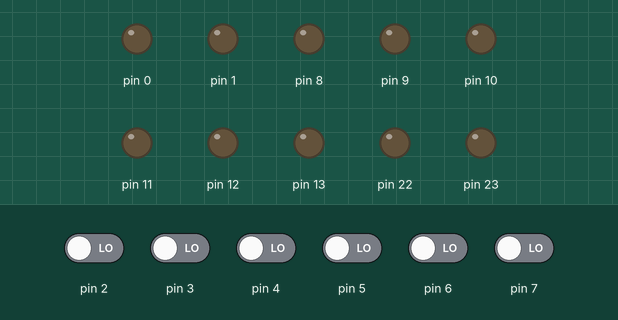
The sketch below on a simulated Arduino Uno, built with avr-gcc and run on an emulated ATmega328P. Parts: output pins drawn as LEDs (lit = HIGH). Inputs (shaded band) come from the test bench; at power-on: pin 2–7 LOW.

Above: at 1.2 s.
1.3 s: pin 2 driven HIGH
At 1.8 s:
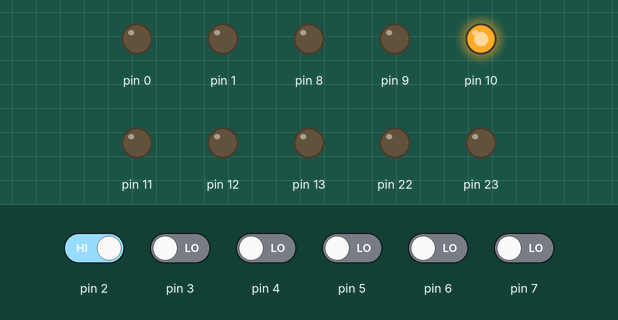
Timing chart, 0 to 4.3 s (numbered marks = the images above; inputs shaded):
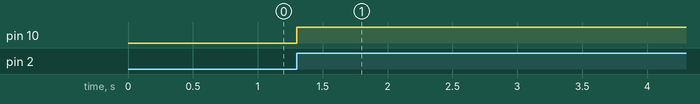

Measured:
- after the input at 1.3 s, pin 10: LOW → HIGH at once

The sketch:

punto_5.ino
```cpp
#include <TimerOne.h>

byte ValueD;
byte secu [20];
int n;
volatile int ContarTiempo;

void setup() {

  ContarTiempo = 0;

  Timer1.initialize(1000000);
  Timer1.attachInterrupt(IniSecuencia);
  //Botones en pine 2, 3, 4 puerto D
  DDRD = B00000011;

  // puerto B 7, 6
  DDRB = B11111111;

  n = 0;

}

void loop() {
  ValueD = PIND; //leer pines de los botones
  PORTB = ValueD; //encender el led
  if (ValueD != 0){ // validar si no esta vacia la secuencia de pulsaciones
    ContarTiempo = 0;
   if (n < 20){ // valida que la secuencia no se mayor que el tamano del array
    secu [n] = ValueD;
    n++;
   }
   while (PIND != 0); // ejecuta el loop hasta que se presione el boton
  }
  if (ContarTiempo == 3){
     for (int i=0; i<n; i++){
      PORTB = secu[i];
      delay(2000);
      PORTB = 0;
      delay(1000);
     }
     n = 0;
  }
}

void IniSecuencia(){
  ContarTiempo++;
}
```
